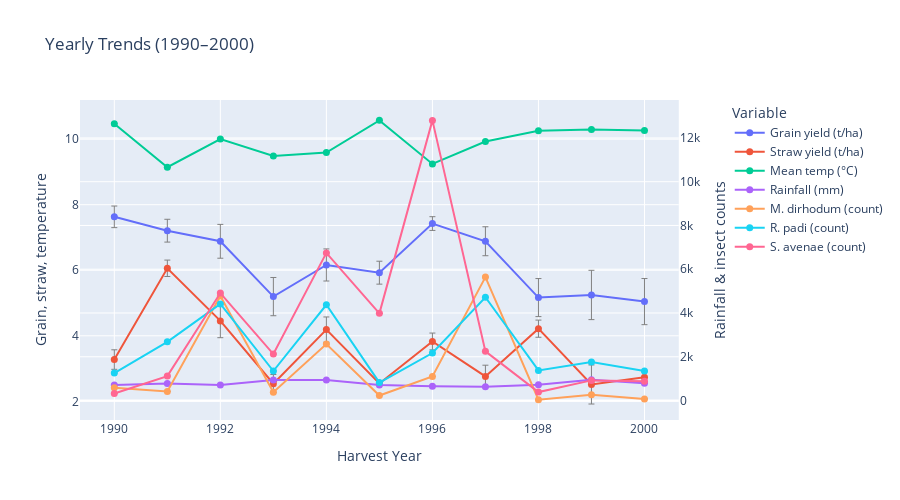

The cell this chart's notebook holds for it:
### Code cell
import numpy as np
import plotly.graph_objects as go
from plotly.subplots import make_subplots

# Put only the small-magnitude series on the primary axis
primary = ['grain', 'straw', 'mean_temp_year']  # ← rainfall moved off this axis
secondary = [
    'total_rainfall_year',                       # ← now on secondary
    'total_Metopolophium dirhodum',
    'total_Rhopalosiphum padi',
    'total_Sitobion avenae'
]

col_map = {
    'grain': 'Grain yield (t/ha)',
    'straw': 'Straw yield (t/ha)',
    'mean_temp_year': 'Mean temp (°C)',
    'total_rainfall_year': 'Rainfall (mm)',
    'total_Metopolophium dirhodum': 'M. dirhodum (count)',
    'total_Rhopalosiphum padi': 'R. padi (count)',
    'total_Sitobion avenae': 'S. avenae (count)'
}

def _err_array(stderr_df, col, length):
    if stderr_df is None or col not in stderr_df.columns:
        return np.zeros(length)
    arr = np.asarray(stderr_df[col])
    return np.where(np.isfinite(arr), arr, 0.0)

def plot_period(df, stderr_df, title):
    fig = make_subplots(specs=[[{"secondary_y": True}]])
    x = df['harvest_year']

    # Primary axis: grain, straw, temp
    for col in primary:
        if col in df.columns:
            fig.add_trace(
                go.Scatter(
                    x=x, y=df[col], mode='lines+markers',
                    name=col_map.get(col, col),
                    marker=dict(size=7),
                    error_y=dict(
                        type='data',
                        array=_err_array(stderr_df, col, len(df)),
                        visible=True, thickness=1, width=3, color='gray'
                    )
                ),
                secondary_y=False
            )

    # Secondary axis: rainfall + insects (large magnitude)
    for col in secondary:
        if col in df.columns:
            fig.add_trace(
                go.Scatter(
                    x=x, y=df[col], mode='lines+markers',
                    name=col_map.get(col, col),
                    marker=dict(size=7),
                    error_y=dict(
                        type='data',
                        array=_err_array(stderr_df, col, len(df)),
                        visible=True, thickness=1, width=3, color='gray'
                    )
                ),
                secondary_y=True
            )

    fig.update_yaxes(title_text="Grain, straw, temperature", secondary_y=False)
    fig.update_yaxes(title_text="Rainfall & insect counts", secondary_y=True)
    fig.update_layout(
        title=title,
        xaxis_title='Harvest Year',
        legend_title='Variable',
        width=900, height=500,
        hovermode='x unified'
    )

    fig.show()
    return fig

# Example usage
fig_90s = plot_period(summary_90s, stderr_90s, "Yearly Trends (1990–2000)")
fig_10s = plot_period(summary_10s, stderr_10s, "Yearly Trends (2010–2020)")

### Figure 1 — Plotly figure (JSON) as saved in the notebook; plotly's stock layout.template omitted (floating-point values rounded to 4 significant figures)
{"data": [{"error_y": {"array": [0.3298, 0.348, 0.5161, 0.5834, 0.4895, 0.3498, 0.2091, 0.4418, 0.5803, 0.7525, 0.7042], "color": "gray", "thickness": 1, "type": "data", "visible": true, "width": 3}, "marker": {"size": 7}, "mode": "lines+markers", "name": "Grain yield (t/ha)", "type": "scatter", "x": [1990, 1991, 1992, 1993, 1994, 1995, 1996, 1997, 1998, 1999, 2000], "xaxis": "x", "y": [7.63, 7.207, 6.884, 5.196, 6.161, 5.926, 7.425, 6.885, 5.166, 5.246, 5.044], "yaxis": "y"}, {"error_y": {"array": [0.2975, 0.25, 0.5125, 0.28, 0.3849, 0.0225, 0.2566, 0.3431, 0.262, 0.5959, 0.1612], "color": "gray", "thickness": 1, "type": "data", "visible": true, "width": 3}, "marker": {"size": 7}, "mode": "lines+markers", "name": "Straw yield (t/ha)", "type": "scatter", "x": [1990, 1991, 1992, 1993, 1994, 1995, 1996, 1997, 1998, 1999, 2000], "xaxis": "x", "y": [3.275, 6.06, 4.455, 2.54, 4.19, 2.545, 3.828, 2.76, 4.218, 2.515, 2.735], "yaxis": "y"}, {"error_y": {"array": [0, 0, 0, 0, 0, 0, 0, 0, 0, 0, 0], "color": "gray", "thickness": 1, "type": "data", "visible": true, "width": 3}, "marker": {"size": 7}, "mode": "lines+markers", "name": "Mean temp (°C)", "type": "scatter", "x": [1990, 1991, 1992, 1993, 1994, 1995, 1996, 1997, 1998, 1999, 2000], "xaxis": "x", "y": [10.47, 9.143, 10.0, 9.488, 9.593, 10.57, 9.244, 9.926, 10.26, 10.3, 10.26], "yaxis": "y"}, {"error_y": {"array": [0, 0, 0, 0, 4.641e-14, 0, 0, 0, 0, 0, 0], "color": "gray", "thickness": 1, "type": "data", "visible": true, "width": 3}, "marker": {"size": 7}, "mode": "lines+markers", "name": "Rainfall (mm)", "type": "scatter", "x": [1990, 1991, 1992, 1993, 1994, 1995, 1996, 1997, 1998, 1999, 2000], "xaxis": "x", "y": [709.0, 776.3, 714.4, 935.7, 934.5, 706.9, 652.7, 633.2, 726.4, 951.6, 794.0], "yaxis": "y2"}, {"error_y": {"array": [0, 0, 0, 0, 0, 0, 0, 0, 0, 0, 0], "color": "gray", "thickness": 1, "type": "data", "visible": true, "width": 3}, "marker": {"size": 7}, "mode": "lines+markers", "name": "M. dirhodum (count)", "type": "scatter", "x": [1990, 1991, 1992, 1993, 1994, 1995, 1996, 1997, 1998, 1999, 2000], "xaxis": "x", "y": [579, 415, 4775, 381, 2583, 229, 1101, 5640, 41, 265, 75], "yaxis": "y2"}, {"error_y": {"array": [0, 0, 0, 0, 0, 0, 0, 0, 0, 0, 0], "color": "gray", "thickness": 1, "type": "data", "visible": true, "width": 3}, "marker": {"size": 7}, "mode": "lines+markers", "name": "R. padi (count)", "type": "scatter", "x": [1990, 1991, 1992, 1993, 1994, 1995, 1996, 1997, 1998, 1999, 2000], "xaxis": "x", "y": [1256, 2683, 4415, 1349, 4376, 820, 2169, 4720, 1374, 1757, 1351], "yaxis": "y2"}, {"error_y": {"array": [0, 0, 0, 0, 0, 0, 0, 0, 0, 0, 0], "color": "gray", "thickness": 1, "type": "data", "visible": true, "width": 3}, "marker": {"size": 7}, "mode": "lines+markers", "name": "S. avenae (count)", "type": "scatter", "x": [1990, 1991, 1992, 1993, 1994, 1995, 1996, 1997, 1998, 1999, 2000], "xaxis": "x", "y": [324, 1115, 4911, 2123, 6747, 3983, 12803, 2247, 385, 920, 877], "yaxis": "y2"}], "layout": {"height": 500, "hovermode": "x unified", "legend": {"title": {"text": "Variable"}}, "title": {"text": "Yearly Trends (1990–2000)"}, "width": 900, "xaxis": {"anchor": "y", "domain": [0, 0.94], "title": {"text": "Harvest Year"}}, "yaxis": {"anchor": "x", "domain": [0, 1], "title": {"text": "Grain, straw, temperature"}}, "yaxis2": {"anchor": "x", "overlaying": "y", "side": "right", "title": {"text": "Rainfall & insect counts"}}}}
